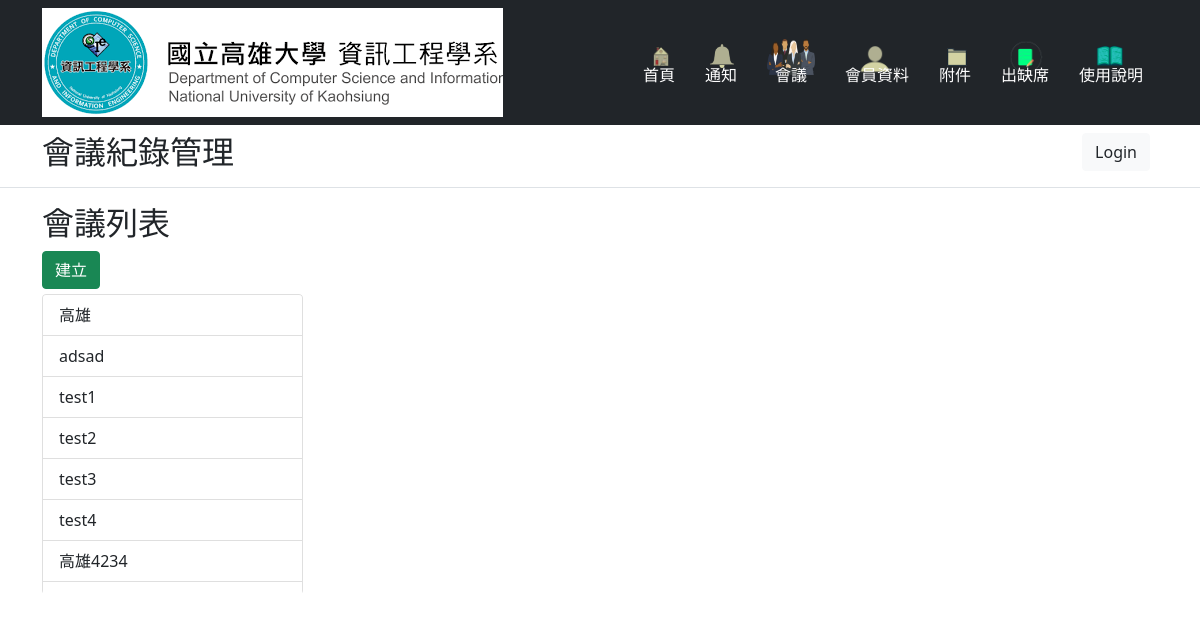
The app's page /meetingManage, older data.
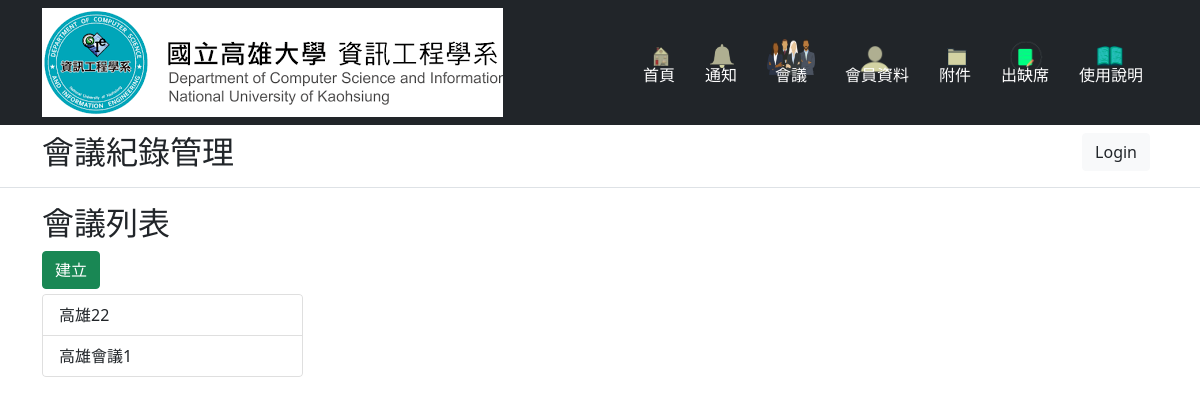
The same page, newer data.
### MeetingManager/models.py (models this page shows, shortened)
class Meeting(db.Model):
    id = db.Column(db.Integer, primary_key=True)
    name = db.Column(db.String(30), unique=True, nullable=False)
    type = db.Column(db.String(10), nullable=False)
    datetime = db.Column(db.String(30), nullable=False)
    place = db.Column(db.String(30), nullable=False)
    chairman = db.Column(db.Integer, db.ForeignKey('member.id'))
    minuteTaker = db.Column(db.Integer, db.ForeignKey('member.id'))
    welcomeSpeech = db.Column(db.Text)
    announce = db.relationship('Announce', backref='meeting', lazy=True, cascade='all, delete-orphan')
    appendix = db.relationship('Appendix', backref='meeting', lazy=True, cascade='all, delete-orphan')
    discussion = db.relationship('Discussion', backref='meeting', lazy=True, cascade='all, delete-orphan')
    extempore = db.relationship('Extempore', backref='meeting', lazy=True, cascade='all, delete-orphan')
    attend = association_proxy('attendanceAssociation', 'member', creator=lambda member: Attend(member=member))

### MeetingManager/routes.py (the view)
@app.route("/meetingManage")
def meetingManage():
    meetingList = Meeting.query.with_entities(Meeting.id, Meeting.name).all()
    return render_template("meeting_manage.html", meetingList=meetingList)

### MeetingManager/templates/meeting_manage.html (shortened to what this page needs)
{% extends "template.html" %}
{% block title %}
<h2>會議紀錄管理</h2>
{% endblock title %}
{% block content %}
<div class="container">
    <div class="row">
        <div class="col-3">
            <div>
                <h2>會議列表</h2>
                <button type="button" class="btn btn-success text-end ms-auto"  id="createNewBtn" onclick="create()">建立</button>
            </div>
            <div class="list-group" style="max-height: 300px; margin-top: 5px" id="meetingList">
                {% for meeting in meetingList %}
                    <button type="button" class="list-group-item list-group-item-action meetingBtn" data-id="{{meeting[0]}}" >{{meeting[1]}}</button>
                {% endfor %}
            </div>
        </div>
    </div>
</div>
{% endblock content %}

### MeetingManager/templates/template.html (shortened to what this page needs)
<!DOCTYPE html>
<html lang="en">
<head>
    <link href="https://cdn.jsdelivr.net/npm/bootstrap@5.0.0/dist/css/bootstrap.min.css" rel="stylesheet"
>
    <link rel="stylesheet" href="{{url_for('static',filename='main.css')}}">
</head>
<body>
<header>
    <div class="px-3 py-2 bg-dark text-white">
        <div class="container">
            <div class="d-flex flex-wrap align-items-center justify-content-center justify-content-lg-start">
                <img class="img-fluid d-flex align-items-center my-2 my-lg-0 me-lg-auto" src="../static/pic/NUKCS.png">
                <ul class="nav col-12 col-lg-auto my-2 justify-content-center my-md-0 text-small menu">
                    <li>
                        <a href="{{url_for('home')}}" class="nav-link text-white">
                            <div style="height: 24px; width:24px;">
                                <div>
                                    <img src="../static/icons/home.png" class="bi d-block mx-auto mb-1" width="36"
                                         height="36">
                                </div>
                            </div>
                            首頁
                        </a>
                    </li>
                    <li>
                        <a href="#" class="nav-link text-white">
                            <div style="height: 24px; width:24px; padding: 5px 5px 10px;">
                                <div>
                                    <img src="../static/icons/bell.png" class="bi d-block mx-auto mb-1" width="24"
                                         height="24">
                                </div>
                            </div>
                            通知
                        </a>
                    </li>
                    <li>
                        <a href="{{url_for('meetingManage')}}" class="nav-link text-white">
                            <div style="height: 24px; width:48px; padding: 0px 0px 10px;">
                                <div>
                                    <img src="../static/icons/meeting.png" class="bi d-block mx-auto mb-1" width="48"
                                         height="36">
                                </div>
                            </div>
                            會議
                        </a>
                    </li>
                    <li>
                        <a href="{{url_for('memberManage')}}" class="nav-link text-white">
                            <div style="height: 24px; width:24px; padding: 0px 12px 10px;">
                                <div>
                                    <img src="../static/icons/profile.png" class="bi d-block mx-auto mb-1" width="36"
                                         height="36">
                                </div>
                            </div>
                            會員資料
                        </a>
                    </li>
                    <li>
                        <a href="{{url_for('fileManage')}}" class="nav-link text-white">
                            <div style="height: 24px; width:24px;">
                                <div>
                                    <img src="../static/icons/file.png" class="bi d-block mx-auto mb-1" width="36"
                                         height="36">
                                </div>
                            </div>
                            附件
                        </a>
                    </li>
                    <li>
                        <a href="{{url_for('absent')}}" class="nav-link text-white">
                            <div style="height: 24px; width:24px; padding: 0px 7px 10px;">
                                <div>
                                    <img src="../static/icons/join.png" class="bi d-block mx-auto mb-1" width="36"
                                         height="36">
                                </div>
                            </div>
                            出缺席
                        </a>
                    </li>
                    <li>
                        <a href="#" class="nav-link text-white">
                            <div style="height: 24px; width:24px; padding: 0px 12px 10px;">
                                <img src="../static/icons/manual.png" class="bi d-block mx-auto mb-1" width="36"
                                     height="36">
                            </div>
                            使用說明
                        </a>
                    </li>
                </ul>
            </div>
        </div>
    </div>
    <div class="px-3 py-2 border-bottom mb-3">
        <div class="container d-flex flex-wrap justify-start-center">
            <div>
                {% block title %}
                {% endblock %}
            </div>
            <div class="text-end ms-auto">
                <a href="{{url_for('login')}}" class="btn btn-light text-dark me-2">Login</a>
            </div>
        </div>
    </div>
</header>
<content>
    {% block content %}
    {% endblock %}
</content>
</body>
</html>

### MeetingManager/static/main.css (style rules this page uses)
body, h1, ul, li { margin: 0; }
* { box-sizing: border-box; }
ul { list-style: none; padding-left: 0; }
a { text-decoration: none; }
.menu { clear: both; }
.menu li { text-align: center; }
.menu li a { display: block; color: #5d5d5d; }
.menu { max-height: 0; overflow: hidden; transition: 0.2s; }
@media screen and (min-width: 768px) { .menu { float: right; clear: none; max-height: 50px; } }
@media screen and (min-width: 768px) { .menu li { display: inline-block; } }
@media screen and (min-width: 768px) { .menu li a { padding: 0 15px; } }
.list-group { overflow-y: auto; }

Row changes from the older to the newer data that the page shows:
removed Meeting: name "test1"
removed Meeting: name "test2"
removed Meeting: name "test3"
removed Meeting: name "test4"
removed Meeting: name "高雄4234"
changed Meeting (number 1 of 2 on the later page): name "adsad" → "高雄22"; moves up the list
changed Meeting: name "高雄" → "高雄會議1"
